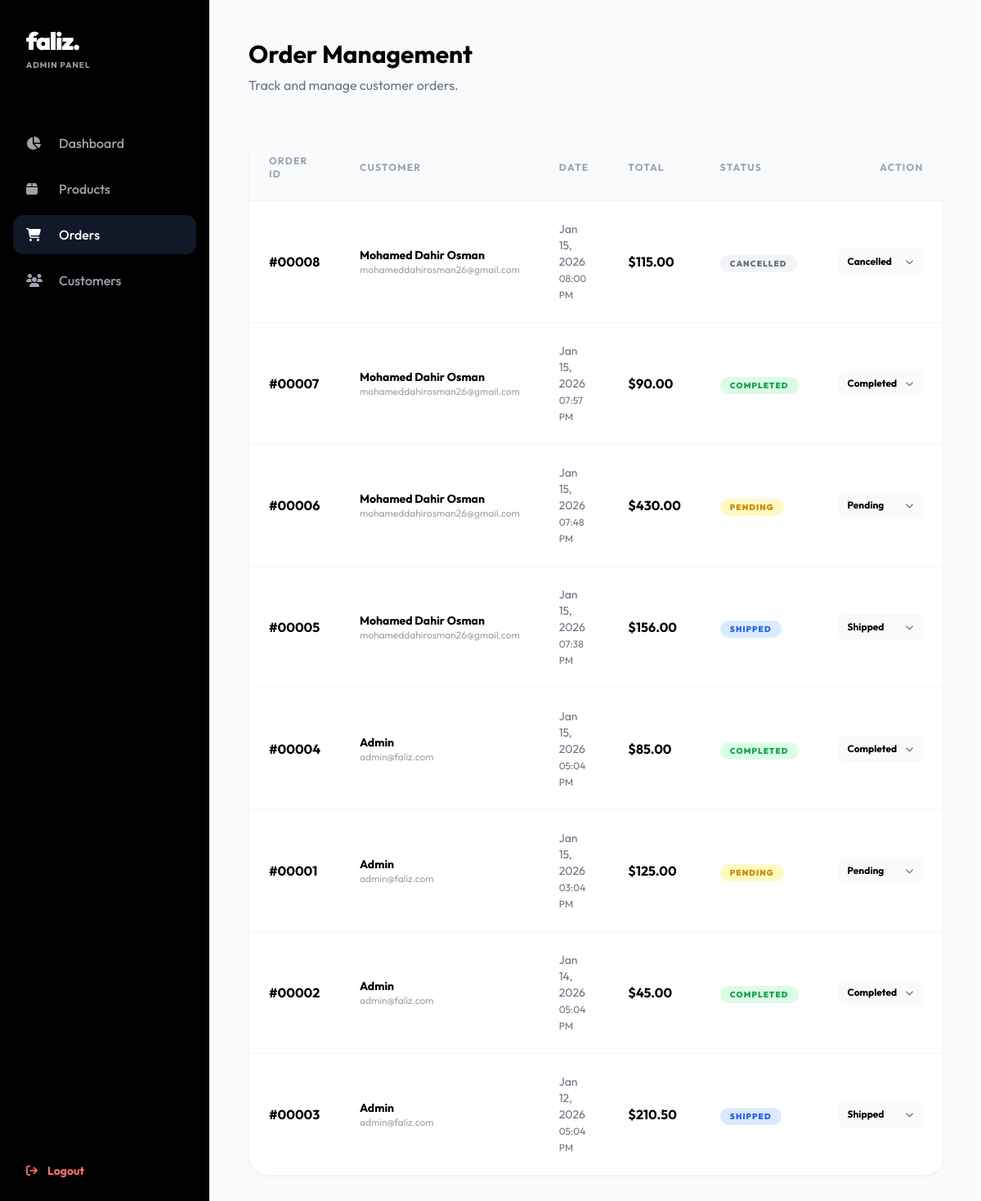
The app's page /admin/orders.php (signed in) with its own data.
### tables this page shows
CREATE TABLE `orders` (
  `id` int(6) unsigned NOT NULL AUTO_INCREMENT,
  `user_id` int(6) unsigned DEFAULT NULL,
  `total_amount` decimal(10,2) NOT NULL,
  `status` varchar(50) DEFAULT 'Pending',
  `created_at` timestamp NOT NULL DEFAULT current_timestamp(),
  PRIMARY KEY (`id`)
);

CREATE TABLE `users` (
  `id` int(6) unsigned NOT NULL AUTO_INCREMENT,
  `username` varchar(30) NOT NULL,
  `email` varchar(50) NOT NULL,
  `password` varchar(255) NOT NULL,
  `role` enum('admin','customer') DEFAULT 'customer',
  `created_at` timestamp NOT NULL DEFAULT current_timestamp(),
  PRIMARY KEY (`id`),
  UNIQUE KEY `email` (`email`)
);

### admin/orders.php (the view, shortened to what this page needs)
<?php
require_once '../includes/db.php';
$sql = "SELECT orders.*, users.username as customer_name, users.email
        FROM orders
        LEFT JOIN users ON orders.user_id = users.id
        ORDER BY orders.created_at DESC";
$result = $conn->query($sql);
?>
<!DOCTYPE html>
<html lang="en">
<head>
    <script src="https://cdn.tailwindcss.com"></script>
    <link rel="stylesheet" href="https://cdnjs.cloudflare.com/ajax/libs/font-awesome/6.5.1/css/all.min.css">
</head>
<body class="bg-gray-50 flex">
    <?php include 'includes/sidebar.php'; ?>
    <main class="ml-64 w-full p-8 lg:p-12">
        <header class="flex justify-between items-center mb-12">
            <div>
                <h2 class="text-3xl font-bold mb-2">Order Management</h2>
                <p class="text-gray-500">Track and manage customer orders.</p>
            </div>
        </header>
        <div class="bg-white rounded-3xl shadow-sm border border-gray-100 overflow-hidden">
            <table class="w-full text-left border-collapse">
                <thead>
                    <tr class="bg-gray-50 text-xs uppercase text-gray-400 font-bold tracking-widest border-b border-gray-100">
                        <th class="p-6">Order ID</th>
                        <th class="p-6">Customer</th>
                        <th class="p-6">Date</th>
                        <th class="p-6">Total</th>
                        <th class="p-6">Status</th>
                        <th class="p-6 text-right">Action</th>
                    </tr>
                </thead>
                <tbody class="divide-y divide-gray-100">
                    <?php if($result->num_rows > 0): ?>
                        <?php while($row = $result->fetch_assoc()): ?>
                        <tr class="hover:bg-gray-50 transition">
                            <td class="p-6 font-bold text-black">#<?= str_pad($row['id'], 5, '0', STR_PAD_LEFT) ?></td>
                            <td class="p-6">
                                <p class="font-bold text-sm"><?= $row['customer_name'] ?></p>
                                <p class="text-xs text-gray-400"><?= $row['email'] ?></p>
                            </td>
                            <td class="p-6 text-sm text-gray-500">
                                <?= date('M d, Y', strtotime($row['created_at'])) ?>
                                <br><span class="text-xs"><?= date('h:i A', strtotime($row['created_at'])) ?></span>
                            </td>
                            <td class="p-6 font-bold text-black">$<?= number_format($row['total_amount'], 2) ?></td>
                            <td class="p-6">
                                <?php
                                    $statusColor = 'bg-gray-100 text-gray-500';
                                    if($row['status'] == 'Completed') $statusColor = 'bg-green-100 text-green-600';
                                    if($row['status'] == 'Pending') $statusColor = 'bg-yellow-100 text-yellow-600';
                                    if($row['status'] == 'Shipped') $statusColor = 'bg-blue-100 text-blue-600';
                                ?>
                                <span class="px-3 py-1 rounded-full text-[10px] font-black uppercase tracking-widest <?= $statusColor ?>">
                                    <?= $row['status'] ?>
                                </span>
                            </td>
                            <td class="p-6 text-right">
                                <form method="POST" class="inline-block relative group">
                                    <select name="status" onchange="this.form.submit()" class="appearance-none bg-gray-50 hover:bg-gray-200 cursor-pointer rounded-lg text-xs font-bold py-2 px-3 pr-8 focus:outline-none focus:ring-2 focus:ring-black transition">
                                        <option value="Pending" <?= $row['status'] == 'Pending' ? 'selected' : '' ?>>Pending</option>
                                        <option value="Shipped" <?= $row['status'] == 'Shipped' ? 'selected' : '' ?>>Shipped</option>
                                        <option value="Completed" <?= $row['status'] == 'Completed' ? 'selected' : '' ?>>Completed</option>
                                        <option value="Cancelled" <?= $row['status'] == 'Cancelled' ? 'selected' : '' ?>>Cancelled</option>
                                    </select>
                                </form>
                            </td>
                        </tr>
                        <?php endwhile; ?>
                    <?php else: ?>
                        <tr>
                            <td colspan="6" class="p-12 text-center text-gray-400 italic">No orders found.</td>
                        </tr>
                    <?php endif; ?>
                </tbody>
            </table>
        </div>
    </main>
</body>
</html>

### admin/includes/sidebar.php
<?php
$current_page = basename($_SERVER['PHP_SELF']);
?>
<aside class="w-64 bg-black text-white min-h-screen fixed left-0 top-0 z-50">
    <div class="p-8">
        <h1 class="text-3xl font-black tracking-tighter">faliz.</h1>
        <p class="text-[10px] uppercase font-bold text-gray-400 mt-1 tracking-widest">Admin Panel</p>
    </div>
    <nav class="px-4 space-y-2 mt-8">
        <a href="index.php" class="flex items-center gap-4 px-4 py-3 rounded-xl transition font-medium <?= $current_page == 'index.php' ? 'bg-gray-900 text-white shadow-inner' : 'text-gray-400 hover:text-white hover:bg-gray-800' ?>">
            <i class="fa-solid fa-chart-pie w-6"></i>
            Dashboard
        </a>
        <a href="products.php" class="flex items-center gap-4 px-4 py-3 rounded-xl transition font-medium <?= $current_page == 'products.php' || $current_page == 'product-edit.php' ? 'bg-gray-900 text-white shadow-inner' : 'text-gray-400 hover:text-white hover:bg-gray-800' ?>">
            <i class="fa-solid fa-box w-6"></i>
            Products
        </a>
        <a href="orders.php" class="flex items-center gap-4 px-4 py-3 rounded-xl transition font-medium <?= $current_page == 'orders.php' ? 'bg-gray-900 text-white shadow-inner' : 'text-gray-400 hover:text-white hover:bg-gray-800' ?>">
            <i class="fa-solid fa-cart-shopping w-6"></i>
            Orders
        </a>
        <a href="users.php" class="flex items-center gap-4 px-4 py-3 rounded-xl transition font-medium <?= $current_page == 'users.php' || $current_page == 'user-edit.php' ? 'bg-gray-900 text-white shadow-inner' : 'text-gray-400 hover:text-white hover:bg-gray-800' ?>">
            <i class="fa-solid fa-users w-6"></i>
            Customers
        </a>
    </nav>
    <div class="absolute bottom-8 left-0 right-0 px-4">
        <a href="../logout.php" class="flex items-center gap-3 px-4 py-3 text-red-400 hover:bg-gray-900 rounded-xl transition font-bold text-sm">
            <i class="fa-solid fa-arrow-right-from-bracket"></i>
            Logout
        </a>
    </div>
</aside>

### admin/orders.php (style rules this page uses)
body { font-family: 'Outfit', sans-serif; }

### records on screen
orders: id "00008", user.username "Mohamed Dahir Osman", user.email "mohameddahirosman26@gmail.com", created_at "Jan 15, 2026", created_at "08:00 PM", total_amount "115.00", status "CANCELLED", status "Cancelled"
orders: id "00007", user.username "Mohamed Dahir Osman", user.email "mohameddahirosman26@gmail.com", created_at "Jan 15, 2026", created_at "07:57 PM", total_amount "90.00", status "COMPLETED", status "Completed"
orders: id "00006", user.username "Mohamed Dahir Osman", user.email "mohameddahirosman26@gmail.com", created_at "Jan 15, 2026", created_at "07:48 PM", total_amount "430.00", status "PENDING", status "Pending"
orders: id "00005", user.username "Mohamed Dahir Osman", user.email "mohameddahirosman26@gmail.com", created_at "Jan 15, 2026", created_at "07:38 PM", total_amount "156.00", status "SHIPPED", status "Shipped"
orders: id "00004", user.username "Admin", user.email "admin@faliz.com", created_at "Jan 15, 2026", created_at "05:04 PM", total_amount "85.00", status "COMPLETED", status "Completed"
orders: id "00001", user.username "Admin", user.email "admin@faliz.com", created_at "Jan 15, 2026", created_at "03:04 PM", total_amount "125.00", status "PENDING", status "Pending"
orders: id "00002", user.username "Admin", user.email "admin@faliz.com", created_at "Jan 14, 2026", created_at "05:04 PM", total_amount "45.00", status "COMPLETED", status "Completed"
orders: id "00003", user.username "Admin", user.email "admin@faliz.com", created_at "Jan 12, 2026", created_at "05:04 PM", total_amount "210.50", status "SHIPPED", status "Shipped"
